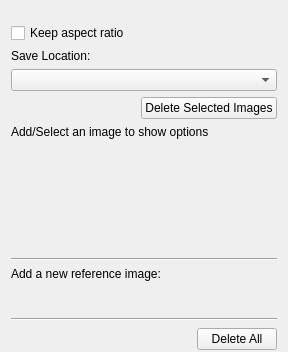
<?xml version="1.0" encoding="UTF-8"?>
<ui version="4.0">
 <author>
    SPDX-FileCopyrightText: none
    SPDX-License-Identifier: GPL-3.0-or-later
  </author>
 <class>WdgToolOptions</class>
 <widget class="QWidget" name="WdgToolOptions">
  <property name="geometry">
   <rect>
    <x>0</x>
    <y>0</y>
    <width>288</width>
    <height>352</height>
   </rect>
  </property>
  <property name="sizePolicy">
   <sizepolicy hsizetype="Preferred" vsizetype="Preferred">
    <horstretch>0</horstretch>
    <verstretch>0</verstretch>
   </sizepolicy>
  </property>
  <layout class="QVBoxLayout" name="verticalLayout">
   <property name="spacing">
    <number>6</number>
   </property>
   <property name="bottomMargin">
    <number>0</number>
   </property>
   <item>
    <widget class="KisShapePropertySlider" name="opacitySlider" native="true"/>
   </item>
   <item>
    <widget class="KisShapePropertySlider" name="saturationSlider" native="true"/>
   </item>
   <item>
    <widget class="QCheckBox" name="chkKeepAspectRatio">
     <property name="text">
      <string>Keep aspect ratio</string>
     </property>
    </widget>
   </item>
   <item>
    <widget class="QLabel" name="saveLocationLabel">
     <property name="text">
      <string>Save Location:</string>
     </property>
    </widget>
   </item>
   <item>
    <widget class="QComboBox" name="referenceImageLocationCombobox"/>
   </item>


   <item>
    <layout class="QHBoxLayout" name="horizontalLayout3">
     <property name="spacing">
      <number>0</number>
     </property>

     <item>
      <spacer name="horizontalSpacer">
       <property name="orientation">
        <enum>Qt::Horizontal</enum>
       </property>
       <property name="sizeHint" stdset="0">
        <size>
         <width>20</width>
         <height>20</height>
        </size>
       </property>
      </spacer>
     </item>
     <item>
      <widget class="QPushButton" name="bnDeleteSelectedImages">
       <property name="text">
        <string>Delete Selected Images</string>
       </property>
       <property name="sizePolicy">
          <sizepolicy hsizetype="Fixed" vsizetype="Fixed">
           <horstretch>0</horstretch>
           <verstretch>0</verstretch>
          </sizepolicy>
         </property>
      </widget>
     </item>
    </layout>
   </item>



   <item>
    <widget class="QLabel" name="referenceImageOptionsLabel">
     <property name="text">
      <string>Add/Select an image to show options</string>
     </property>
     <property name="wordWrap">
      <bool>true</bool>
     </property>
    </widget>
   </item>
   <item>
    <spacer name="verticalSpacer">
     <property name="orientation">
      <enum>Qt::Vertical</enum>
     </property>
     <property name="sizeType">
      <enum>QSizePolicy::MinimumExpanding</enum>
     </property>
     <property name="sizeHint" stdset="0">
      <size>
       <width>20</width>
       <height>20</height>
      </size>
     </property>
    </spacer>
   </item>
   <item>
    <widget class="Line" name="line">
     <property name="orientation">
      <enum>Qt::Horizontal</enum>
     </property>
    </widget>
   </item>
   
   <item>
    <widget class="QLabel" name="label">
     <property name="text">
      <string>Add a new reference image:</string>
     </property>
    </widget>
   </item>
   <item>
    <layout class="QHBoxLayout" name="horizontalLayout1">
     <property name="spacing">
      <number>0</number>
     </property>
     <item>
      <widget class="QToolButton" name="bnAddReferenceImage">
       <property name="sizePolicy">
        <sizepolicy hsizetype="Minimum" vsizetype="Fixed">
         <horstretch>0</horstretch>
         <verstretch>0</verstretch>
        </sizepolicy>
       </property>
       <property name="text">
        <string/>
       </property>
       <property name="iconSize">
        <size>
         <width>18</width>
         <height>18</height>
        </size>
       </property>
       <property name="autoRaise">
        <bool>true</bool>
       </property>
      </widget>
     </item>
     <item>
      <widget class="QToolButton" name="bnPasteReferenceImage">
       <property name="sizePolicy">
        <sizepolicy hsizetype="Minimum" vsizetype="Fixed">
         <horstretch>0</horstretch>
         <verstretch>0</verstretch>
        </sizepolicy>
       </property>
       <property name="text">
        <string/>
       </property>
       <property name="iconSize">
        <size>
         <width>18</width>
         <height>18</height>
        </size>
       </property>
       <property name="autoRaise">
        <bool>true</bool>
       </property>
      </widget>
     </item>
     <item>
      <widget class="QToolButton" name="bnAddReferenceImageFromCurrentLayer">
       <property name="sizePolicy">
        <sizepolicy hsizetype="Minimum" vsizetype="Fixed">
         <horstretch>0</horstretch>
         <verstretch>0</verstretch>
        </sizepolicy>
       </property>
       <property name="text">
        <string/>
       </property>
       <property name="iconSize">
        <size>
         <width>18</width>
         <height>18</height>
        </size>
       </property>
       <property name="autoRaise">
        <bool>true</bool>
       </property>
      </widget>
     </item>
     
     <item>
      <widget class="QToolButton" name="bnAddReferenceImageFromVisible">
       <property name="sizePolicy">
        <sizepolicy hsizetype="Minimum" vsizetype="Fixed">
         <horstretch>0</horstretch>
         <verstretch>0</verstretch>
        </sizepolicy>
       </property>
       <property name="text">
        <string/>
       </property>
       <property name="iconSize">
        <size>
         <width>18</width>
         <height>18</height>
        </size>
       </property>
       <property name="autoRaise">
        <bool>true</bool>
       </property>
      </widget>
     </item>
     
     <item>
      <spacer name="horizontalSpacer_2">
       <property name="orientation">
        <enum>Qt::Horizontal</enum>
       </property>
       <property name="sizeHint" stdset="0">
        <size>
         <width>40</width>
         <height>20</height>
        </size>
       </property>
      </spacer>
     </item>
     
    </layout>
   </item>
   
   <item>
    <widget class="Line" name="line">
     <property name="orientation">
      <enum>Qt::Horizontal</enum>
     </property>
    </widget>
   </item>
   <!--item>
    <widget class="QLabel" name="label1">
     <property name="text">
      <string>Other options:</string>
     </property>
    </widget>
   </item-->
   
   
   <item>
    <layout class="QHBoxLayout" name="horizontalLayout2">
     <property name="spacing">
      <number>0</number>
     </property>
     
     <!--item>
      <spacer name="horizontalSpacer">
       <property name="orientation">
        <enum>Qt::Horizontal</enum>
       </property>
       <property name="sizeHint" stdset="0">
        <size>
         <width>20</width>
         <height>20</height>
        </size>
       </property>
      </spacer>
     </item-->
     
     
     <item>
      <widget class="QToolButton" name="bnLoad">
       <property name="sizePolicy">
        <sizepolicy hsizetype="Minimum" vsizetype="Fixed">
         <horstretch>0</horstretch>
         <verstretch>0</verstretch>
        </sizepolicy>
       </property>
       <property name="text">
        <string/>
       </property>
       <property name="iconSize">
        <size>
         <width>18</width>
         <height>18</height>
        </size>
       </property>
       <property name="autoRaise">
        <bool>true</bool>
       </property>
      </widget>
     </item>
     <item>
      <widget class="QToolButton" name="bnSave">
       <property name="sizePolicy">
        <sizepolicy hsizetype="Minimum" vsizetype="Fixed">
         <horstretch>0</horstretch>
         <verstretch>0</verstretch>
        </sizepolicy>
       </property>
       <property name="text">
        <string/>
       </property>
       <property name="iconSize">
        <size>
         <width>18</width>
         <height>18</height>
        </size>
       </property>
       <property name="autoRaise">
        <bool>true</bool>
       </property>
      </widget>
     </item>
     <item>
      <spacer name="horizontalSpacer_2">
       <property name="orientation">
        <enum>Qt::Horizontal</enum>
       </property>
       <property name="sizeHint" stdset="0">
        <size>
         <width>40</width>
         <height>20</height>
        </size>
       </property>
      </spacer>
     </item>
     <item>
      <widget class="QPushButton" name="bnDelete">
       <property name="sizePolicy">
        <sizepolicy hsizetype="Minimum" vsizetype="Fixed">
         <horstretch>0</horstretch>
         <verstretch>0</verstretch>
        </sizepolicy>
       </property>
       <property name="minimumSize">
        <size>
         <width>0</width>
         <height>0</height>
        </size>
       </property>
       <property name="text">
        <string>Delete All</string>
       </property>
       <property name="iconSize">
        <size>
         <width>18</width>
         <height>18</height>
        </size>
       </property>
       <property name="flat">
        <bool>false</bool>
       </property>
      </widget>
     </item>
    </layout>
   </item>
  </layout>
 </widget>
 <customwidgets>
  <customwidget>
   <class>KisShapePropertySlider</class>
   <extends>QWidget</extends>
   <header>KisSelectionPropertySlider.h</header>
   <container>1</container>
  </customwidget>
 </customwidgets>
 <resources/>
 <connections/>
</ui>
